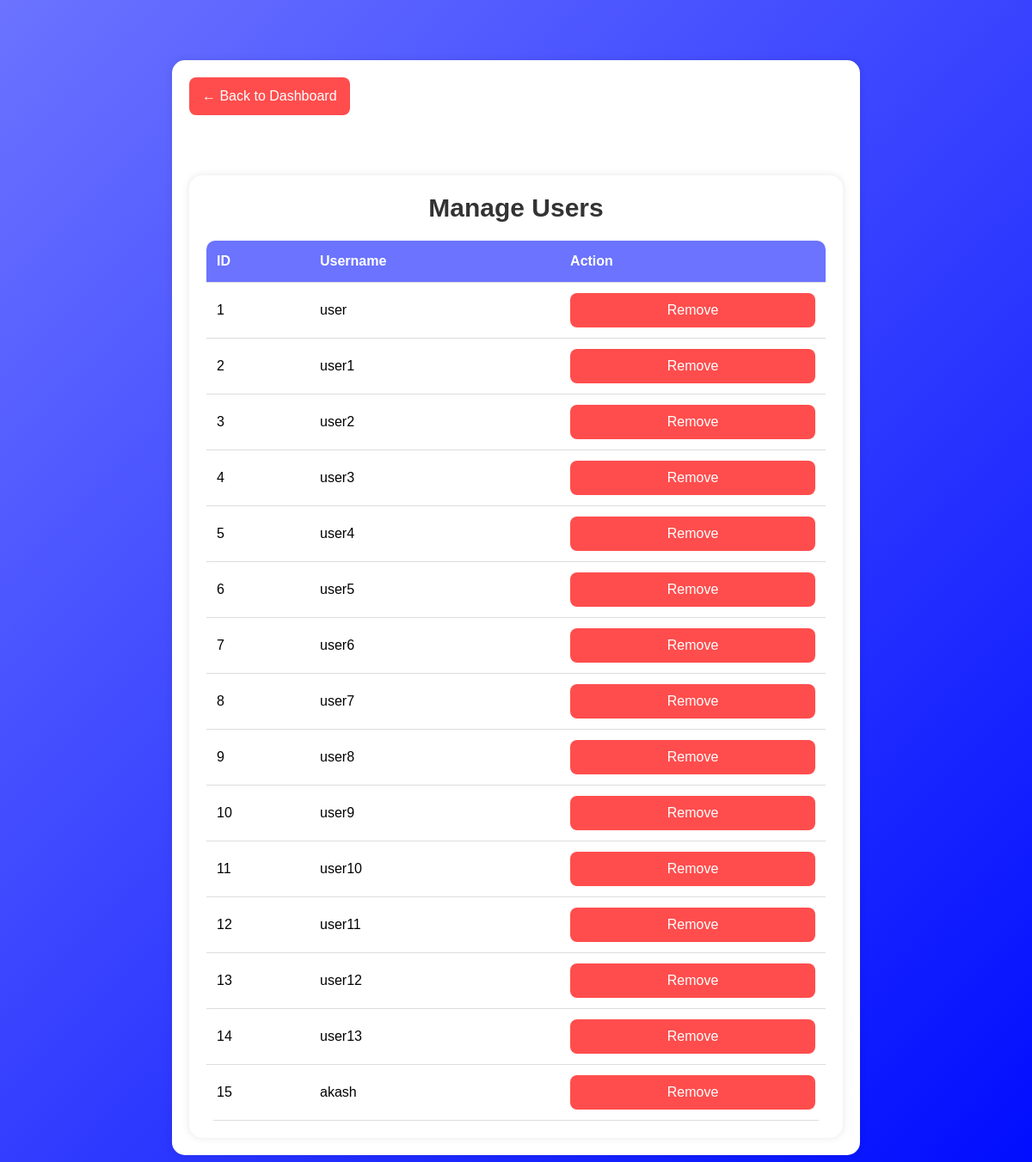
Page /manage_users (signed in) on the committed database.
### tables this page shows
CREATE TABLE users (id INTEGER PRIMARY KEY, username TEXT, password TEXT, role TEXT);

### app.py (the view)
@app.route('/manage_users')
def manage_users():
    if 'admin_id' not in session:
        return redirect(url_for('admin_login'))
    with sqlite3.connect("database.db") as conn:
        cursor = conn.cursor()
        cursor.execute("SELECT id, username FROM users")
        users = cursor.fetchall()
    return render_template('manage_users.html', users=users)

### templates/manage_users.html (shortened to what this page needs)
{% extends 'base.html' %}
{% block content %}
<!DOCTYPE html>
<html lang="en">
<head>
    <link rel="stylesheet" href="https://cdn.jsdelivr.net/npm/tailwindcss@2.2.19/dist/tailwind.min.css">
</head>
<body>
    <a href="{{ url_for('admin_dashboard') }}" class="back-btn">← Back to Dashboard</a>
    <div class="container">
        <h1 class="text-3xl font-bold mb-4">Manage Users</h1>
        {% if users %}
        <table>
            <tr>
                <th>ID</th>
                <th>Username</th>
                <th>Action</th>
            </tr>
            {% for user in users %}
            <tr>
                <td>{{ user[0] }}</td>
                <td>{{ user[1] }}</td>
                <td>
                    <form action="{{ url_for('remove_user') }}" method="post">
                        <button type="submit" onclick="return confirm('Are you sure?')">Remove</button>
                    </form>
                </td>
            </tr>
            {% endfor %}
        </table>
        {% else %}
        <p>No registered users yet.</p>
        {% endif %}
    </div>
</body>
</html>
{% endblock %}

### templates/base.html (shortened to what this page needs)
<!DOCTYPE html>
<html lang="en">
<head>
</head>
<body>
<div class="container">
    {% block content %}{% endblock %}
</div>
</body>
</html>

### templates/base.html (style rules this page uses)
body { font-family: Arial, sans-serif; margin: 20px; padding: 20px; background-color: #f4f4f4; background: linear-gradient(135deg, #ff9966, #ff5e62); }
.container { width: 50%; margin: auto; background: white; padding: 20px; border-radius: 8px; box-shadow: 0px 0px 10px rgba(0, 0, 0, 0.1); }
form { display: flex; flex-direction: column; }
input, button { padding: 10px; margin-top: 5px; }
button { background: #28a745; color: white; border: none; cursor: pointer; }
a { text-decoration: none; color: blue; }

### templates/manage_users.html (style rules this page uses)
body { background: linear-gradient(135deg, #6B73FF, #000DFF); font-family: Arial, sans-serif; }
.container { max-width: 800px; margin: auto; background: white; padding: 20px; border-radius: 15px; box-shadow: 0 0 10px rgba(0,0,0,0.1); margin-top: 50px; }
h1 { text-align: center; margin-bottom: 20px; color: #333; font-size: larger; }
table { width: 100%; border-collapse: collapse; margin-top: 20px; background-color: white; border-radius: 10px; overflow: hidden; }
table th, table td { padding: 12px; text-align: left; border-bottom: 1px solid #ddd; }
table th { background-color: #6B73FF; color: white; }
button { padding: 8px 12px; background-color: #ff4d4d; color: white; border: none; border-radius: 8px; cursor: pointer; transition: background-color 0.3s; }
.back-btn { margin-bottom: 20px; display: inline-block; color: white; text-decoration: none; padding: 10px 15px; background-color: #ff4d4d; border-radius: 8px; transition: background-color 0.3s; }

### rows in the picture
users: id "1", username "user"
users: id "2", username "user1"
users: id "3", username "user2"
users: id "4", username "user3"
users: id "5", username "user4"
users: id "6", username "user5"
users: id "7", username "user6"
users: id "8", username "user7"
users: id "9", username "user8"
users: id "10", username "user9"
users: id "11", username "user10"
users: id "12", username "user11"
users: id "13", username "user12"
users: id "14", username "user13"
users: id "15", username "akash"
